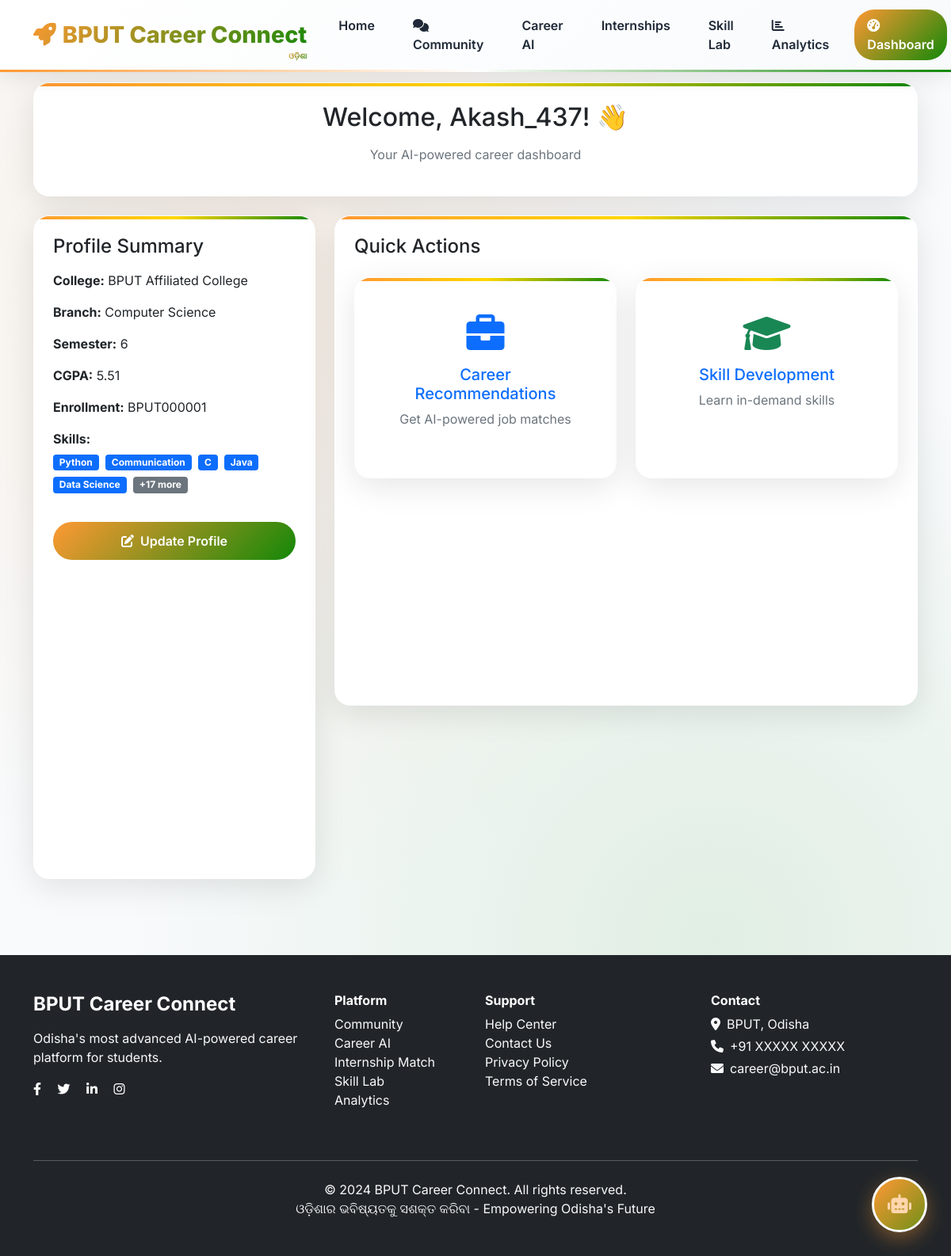
The page /dashboard/ (signed in) on the database its author committed.
### users/models.py (models this page shows, shortened)
class StudentProfile(models.Model):
    BRANCH_CHOICES = [
        ('Computer Science', 'Computer Science'),
        ('Electrical Engineering', 'Electrical Engineering'),
        ('Civil Engineering', 'Civil Engineering'),
        ('Mechanical Engineering', 'Mechanical Engineering'),
        ('Electronics Engineering', 'Electronics Engineering'),
        ('Information Technology', 'Information Technology'),
        ('Chemical Engineering', 'Chemical Engineering'),
        ('Biotechnology', 'Biotechnology'),
    ]
    user = models.OneToOneField(User, on_delete=models.CASCADE)
    student_id = models.CharField(max_length=20, unique=True, blank=True, null=True)
    enrollment_no = models.CharField(max_length=20, unique=True, blank=True, null=True)
    college = models.CharField(max_length=200, default='BPUT Affiliated College')
    branch = models.CharField(max_length=100, choices=BRANCH_CHOICES, default='Computer Science')  # ADDED CHOICES
    semester = models.IntegerField(default=1)
    cgpa = models.FloatField(default=0.0)
    skills = models.TextField(default='Python, Communication')
    interests = models.TextField(blank=True)
    projects = models.TextField(blank=True, default='', help_text='Describe your projects and work experience')
    certifications = models.TextField(blank=True, default='', help_text='List your certifications and courses')
    resume = models.FileField(upload_to='resumes/', null=True, blank=True)
    def get_skills_list(self):
        return [skill.strip() for skill in self.skills.split(',') if skill.strip()]

### career_platform/views.py (the view)
# urls.py: path('dashboard/', views.dashboard, name='dashboard'),
@login_required
def dashboard(request):
    try:
        from users.models import StudentProfile
        try:
            profile = StudentProfile.objects.get(user=request.user)
            created = False
        except StudentProfile.DoesNotExist:
            profile = StudentProfile.objects.create(
                user=request.user,
                student_id=f"STU{request.user.id:06d}",
                enrollment_no=f"BPUT{request.user.id:06d}",
                college="BPUT Affiliated College",
                branch="Computer Science",
                semester=1,
                cgpa=0.0,
                skills="Python, Communication",
                interests="Technology, Programming",
                projects="Academic projects",
                certifications="None"
            )
            created = True
            messages.info(request, 'Welcome! We created your student profile.')
        quick_recommendations = []
        try:
            from ai_engine.core.data_loader import DataLoader
            from ai_engine.core.recommender import CareerRecommender
            data_loader = DataLoader()
            recommender = CareerRecommender(data_loader)
            quick_recommendations = recommender.recommend_careers(profile, top_n=20)
            ai_status = "✅ Professional AI Engine"
            logger.info(f"✅ AI recommendations generated for {request.user.username}")
        except Exception as e:
            logger.warning(f"⚠️ Quick AI insights not available: {e}")
            quick_recommendations = get_basic_recommendations(profile)[:2]
            ai_status = "⚠️ Basic Recommendations"
        dashboard_metrics = get_dashboard_metrics(profile)
        context = {
            'student_profile': profile,
            'profile': profile,
            'user': request.user,
            'quick_recommendations': quick_recommendations,
            'profile_created': created,
            'ai_status': ai_status,
            'dashboard_metrics': dashboard_metrics
        }
        return render(request, 'dashboard/student_dashboard.html', context)
    except Exception as e:
        logger.error(f"❌ Dashboard error: {e}")
        messages.error(request, 'Error loading dashboard. Please try again.')
        return redirect('home')

### ai_engine/core/data_loader.py (called while the page is built)
    def load_all_data(self):
        print("📊 Loading career data from multiple sources...")
        self.load_linkedin_jobs()
        self.load_career_recommendation_data()
        self.load_job_description_data()
        self.load_student_performance_data()
        self.load_student_information_data()
        self.load_edu_data()
        if len(self.jobs) < 15:
            self.add_professional_templates()
        print(f"✅ Loaded {len(self.jobs)} jobs and {len(self.students)} student profiles")

    def load_student_information_data(self):
        try:
            paths = [
                'datasets/students.csv',
                'datasets/StudentsPerformance.csv',
                'students.csv'
            ]
            for path in paths:
                if os.path.exists(path):
                    df = pd.read_csv(path, nrows=50)
                    print(f"   📁 Loading student info from: {path}")
                    break
        except Exception as e:
            print(f"   ❌ Student info loading failed: {e}")

    def load_edu_data(self):
        try:
            paths = [
                'datasets/xAPI-Edu-Data.csv',
                'datasets/StudentsPerformance.csv',
                'xAPI-Edu-Data.csv'
            ]
            for path in paths:
                if os.path.exists(path):
                    df = pd.read_csv(path, nrows=50)
                    print(f"   📁 Loading educational data from: {path}")
                    break
        except Exception as e:
            print(f"   ❌ Educational data loading failed: {e}")

### ai_engine/core/recommender.py (called while the page is built)
    def get_real_missing_skills(self, student_skills, job):
        student_skill_list = [s.strip().lower() for s in str(student_skills).split(',') if s.strip()]
        job_skill_list = [s.strip().lower() for s in str(job['required_skills']).split(',') if s.strip()]
        missing_skills = []
        for job_skill in job_skill_list:
            found = False
            for student_skill in student_skill_list:
                if (student_skill in job_skill or job_skill in student_skill or
                    any(word in student_skill for word in job_skill.split())):
                    found = True
                    break
            if not found:
                missing_skills.append(job_skill.title())
        return missing_skills[:3]

### career_platform/context_processors.py (called while the page is built)
def multilingual_context(request):
    context = {}
    return create_multilingual_context(request, context)

### frontend/templates/dashboard/student_dashboard.html (shortened to what this page needs)
{% extends 'base.html' %}
{% block content %}
<div class="container py-4">
    <div class="row mb-4">
        <div class="col-12">
            <div class="cultural-card p-4">
                <h2 class="text-center mb-3">Welcome, {{ user.username }}! 👋</h2>
                <p class="text-center text-muted">Your AI-powered career dashboard</p>
            </div>
        </div>
    </div>
    <div class="row">
        <div class="col-md-4 mb-4">
            <div class="cultural-card p-4 h-100">
                <h4 class="mb-3">Profile Summary</h4>
                {% if profile %}
                    <div class="mb-3">
                        <strong>College:</strong> {{ profile.college }}
                    </div>
                    <div class="mb-3">
                        <strong>Branch:</strong> {{ profile.branch }}
                    </div>
                    <div class="mb-3">
                        <strong>Semester:</strong> {{ profile.semester }}
                    </div>
                    <div class="mb-3">
                        <strong>CGPA:</strong> {{ profile.cgpa }}
                    </div>
                    <div class="mb-3">
                        <strong>Enrollment:</strong> {{ profile.enrollment_no }}
                    </div>
                    <div class="mb-3">
                        <strong>Skills:</strong>
                        <div class="mt-1">
                            {% for skill in profile.get_skills_list|slice:":5" %}
                                <span class="badge bg-primary me-1 mb-1">{{ skill }}</span>
                            {% endfor %}
                            {% if profile.get_skills_list|length > 5 %}
                                <span class="badge bg-secondary">+{{ profile.get_skills_list|length|add:"-5" }} more</span>
                            {% endif %}
                        </div>
                    </div>
                    <a href="/profile/" class="btn btn-odisha w-100 mt-3">
                        <i class="fas fa-edit me-2"></i>Update Profile
                    </a>
                {% endif %}
            </div>
        </div>
        <div class="col-md-8">
            <div class="cultural-card p-4 mb-4">
                <h4 class="mb-4">Quick Actions</h4>
                <div class="row">
                    <div class="col-md-6 mb-3">
                        <a href="/career-recommendations/" class="card cultural-card text-decoration-none h-100">
                            <div class="card-body text-center">
                                <i class="fas fa-briefcase fa-3x text-primary mb-3"></i>
                                <h5>Career Recommendations</h5>
                                <p class="text-muted">Get AI-powered job matches</p>
                            </div>
                        </a>
                    </div>
                    <div class="col-md-6 mb-3">
                        <a href="/skill-development/" class="card cultural-card text-decoration-none h-100">
                            <div class="card-body text-center">
                                <i class="fas fa-graduation-cap fa-3x text-success mb-3"></i>
                                <h5>Skill Development</h5>
                                <p class="text-muted">Learn in-demand skills</p>
                            </div>
                        </a>
                    </div>
                    <div class="col-md-6 mb-3">
                    </div>
                    <div class="col-md-6 mb-3">
                    </div>
                </div>
            </div>
        </div>
    </div>
</div>
{% endblock %}

### frontend/static/css/advanced.css (style rules this page uses)
:root { --primary: #6366f1; --primary-dark: #4f46e5; --secondary: #10b981; --accent: #f59e0b; --dark: #1f2937; --light: #f8fafc; }

### frontend/static/css/style.css (style rules this page uses)
:root { --primary-color: #FF9933; --secondary-color: #138808; --accent-color: #8B4513; --blue-color: #000080; --gold-color: #FFD700; --dark-blue: #1e3a8a; --light-bg: #f8f9fa; }

### frontend/templates/base.html (style rules this page uses)
:root { --primary: #6366f1; --primary-dark: #4f46e5; --secondary: #10b981; --accent: #f59e0b; --dark: #1f2937; --light: #f8fafc; --odisha-orange: #FF9933; --odisha-green: #138808; --odisha-white: #FFFFFF; }
body { font-family: 'Inter', sans-serif; background: var(--light); margin: 0; padding: 0; }
.cultural-card { background: white; border-radius: 20px; padding: 30px; box-shadow: 0 10px 40px rgba(0, 0, 0, 0.1); transition: all 0.3s ease; border: 1px solid rgba(255, 255, 255, 0.2); position: relative; overflow: hidden; }
.cultural-card::before { content: ''; position: absolute; top: 0; left: 0; right: 0; height: 4px; background: linear-gradient(90deg, var(--odisha-orange), #FFD700, var(--odisha-green)); }
.btn-odisha { background: linear-gradient(135deg, var(--odisha-orange), var(--odisha-green)); color: white; border: none; border-radius: 25px; padding: 12px 30px; font-weight: 600; transition: all 0.3s ease; position: relative; overflow: hidden; }
.btn-odisha::before { content: ''; position: absolute; top: 0; left: -100%; width: 100%; height: 100%; background: linear-gradient(90deg, transparent, rgba(255,255,255,0.3), transparent); transition: left 0.5s; }
.traditional-bg { background-image: radial-gradient(circle at 25% 25%, rgba(255, 153, 51, 0.1) 0%, transparent 50%), radial-gradient(circle at 75% 75%, rgba(19, 136, 8, 0.1) 0%, transparent 50%); }

### rows shown on the page
StudentProfile: college "BPUT Affiliated College", branch "Computer Science", semester "6", cgpa "5.51", enrollment_no "BPUT000001", get_skills_list|length "17"

### other values the page prints
{{ user.username }} "Akash_437"
{{ skill }} "Python" "Communication" "C" "Java" "Data Science"
